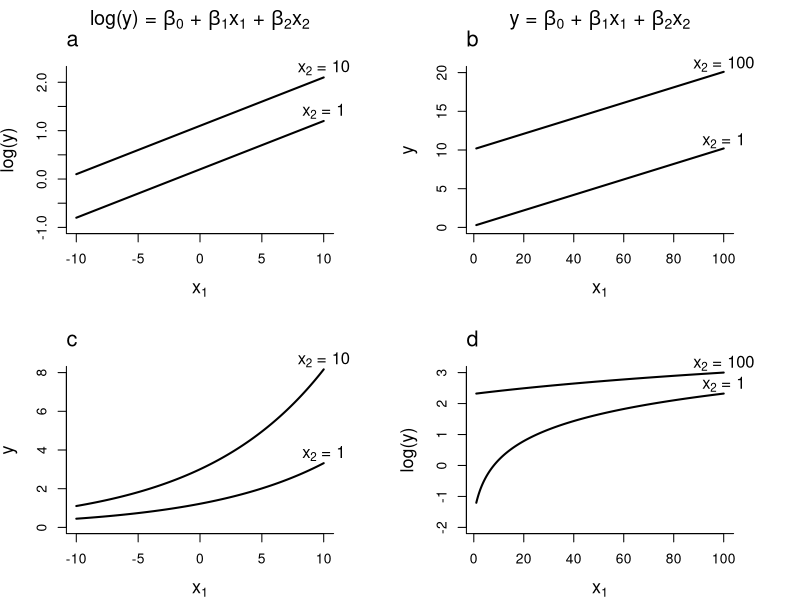
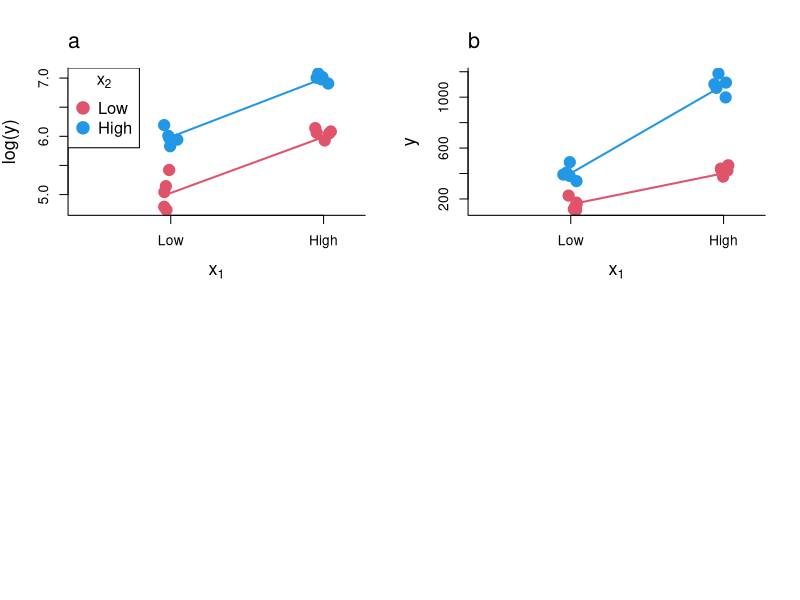

Here is the R script that generated these plots, in order:

# Figure 1

  pdf("data/Figure 1.pdf", width = 9, height = 7)

  par(mfcol = c(2, 2), mar = c(4, 4, 4, 4))

# plot where there is no interaction on the log scale
  
  b0 <- 0.1
  b1 <- 0.1
  b2 <- 0.1
  
  x1 <- seq(-10, 10, 0.1)
  
  x2 <- 1
  ly1 <- b0 + b1*x1 + b2*x2

  x2 <- 10
  ly2 <- b0 + b1*x1 + b2*x2
  
  y1 <- exp(ly1)
  y2 <- exp(ly2)
  
  plot(ly2 ~ x1, type = "l", bty = "l", lwd = 2, ylim = c(-1, 2.2),
       xlab = expression(x[1]), ylab = "log(y)", cex.lab = 1.3)
  lines(ly1 ~ x1, lwd = 2)
  
  mtext("a", line = 1, adj = 0, cex = 1.3)
  mtext(expression(paste("log(y) = ",beta[0]," + ",beta[1],x[1]," + ",beta[2],x[2])), line = 2, cex = 1.2)
  
  text(10, max(ly1 + 0.2), expression(paste(x[2], " = 1")), xpd = NA, cex = 1.2)
  text(10, max(ly2 + 0.2), expression(paste(x[2], " = 10")), xpd = NA, cex = 1.2)  
  
  
  plot(y2 ~ x1, type = "l", bty = "l", lwd = 2, ylim = c(0, 8),
       xlab = expression(x[1]), ylab = "y", cex.lab = 1.3)
    lines(y1 ~ x1, lwd = 2)

  mtext("c", line = 1, adj = 0, cex = 1.3)

  text(10, max(y1 + 0.5), expression(paste(x[2], " = 1")), xpd = NA, cex = 1.2)
  text(10, max(y2 + 0.5), expression(paste(x[2], " = 10")), xpd = NA, cex = 1.2)
    
# plot where there is no interaction on the untransformed scale  
  
  b0 <- 0.1
  b1 <- 0.1
  b2 <- 0.1
  
  x1 <- seq(1, 100, 0.1)
  
  x2 <- 1
  ly1 <- (log(b0 + b1*x1 + b2*x2))
  y1 <- exp(ly1)

  x2 <- 100
  ly2 <- (log(b0 + b1*x1 + b2*x2))
  y2 <- exp(ly2)
  
  plot(y2 ~ x1, type = "l", bty = "l", lwd = 2, ylim = c(0, 20),
       xlab = expression(x[1]), ylab = "y", cex.lab = 1.3)
  lines(y1 ~ x1, lwd = 2)
  
  mtext("b", line = 1, adj = 0, cex = 1.3)
  mtext(expression(paste("y = ",beta[0]," + ",beta[1],x[1]," + ",beta[2],x[2])), line = 2, cex = 1.2)
  
  text(100, max(y1 + 1), expression(paste(x[2], " = 1")), xpd = NA, cex = 1.2)
  text(100, max(y2 + 1), expression(paste(x[2], " = 100")), xpd = NA, cex = 1.2)

  plot(ly2 ~ x1, type = "l", bty = "l", lwd = 2, ylim = c(-2, 3),
       xlab = expression(x[1]), ylab = "log(y)", cex.lab = 1.3)
    lines(ly1 ~ x1, lwd = 2)
      
  mtext("d", line = 1, adj = 0, cex = 1.3)

  text(100, max(ly1 + 0.3), expression(paste(x[2], " = 1")), xpd = NA, cex = 1.2)
  text(100, max(ly2 + 0.3), expression(paste(x[2], " = 100")), xpd = NA, cex = 1.2)
  
  dev.off()
  
  
########################################################################
# Figure 2
  pdf("data/Figure 2.pdf", width = 9, height = 7)
  
  set.seed(123)
  nsim <- 10
  b0 <- 3
  b1 <- 0.1
  b2 <- 0.1
  
  x1 <- rep(c(10, 20), each = nsim)
  x2 <- rep(c(10, 20), nsim)

  table(paste(x1, x2))
    
  y <- rnorm(length(x1), exp(b0 + b1*x1 + b2*x2), 50)
  ly <- log(y)
  
  par(mfrow = c(2, 2))

# plot with x1 on x axis
  
  plot(ly ~ jitter(x1, 0.3), pch = 19, col = x2, cex = 1.8, xlim = c(4, 22),
       xaxt = "n", xlab = expression(x[1]), bty = "l", ylab = "log(y)", cex.lab = 1.3)
  axis(1, at = c(10, 20), labels = c("Low", "High"), cex = 1.3)
  lines(c(10, 20), c(mean(ly[x1 == 10 & x2 == 10]), mean(ly[x1 == 10 & x2 == 20])), col = x2[1], lwd = 2)
  lines(c(10, 20), c(mean(ly[x1 == 10 & x2 == 20]), mean(ly[x1 == 20 & x2 == 20])), col = x2[2], lwd = 2)
  mtext("a", line = 1, adj = 0, cex = 1.3)
  legend("topleft", 
         legend = c("Low", "High"), 
         col = c(x2[1], x2[2]), 
         pch = 19, 
         pt.cex = 2, 
         cex = 1.2, 
         text.col = "black",
         title = expression(x[2]))    

  plot(y ~ jitter(x1, 0.3), pch = 19, col = x2, cex = 1.8, xlim = c(4, 22),
       xaxt = "n", xlab = expression(x[1]), bty = "l", ylab = "y", cex.lab = 1.3)
  axis(1, at = c(10, 20), labels = c("Low", "High"), cex = 1.3)
  lines(c(10, 20), c(mean(y[x1 == 10 & x2 == 10]), mean(y[x1 == 10 & x2 == 20])), col = x2[1], lwd = 2)
  lines(c(10, 20), c(mean(y[x1 == 10 & x2 == 20]), mean(y[x1 == 20 & x2 == 20])), col = x2[2], lwd = 2)
  mtext("b", line = 1, adj = 0, cex = 1.3)
  
  dev.off()

# analyse as factor variables
  fx1 <- factor(x1)
  fx2 <- factor(x2)
  
  summary(lm(log(y) ~ fx1*fx2))
  summary(lm(y ~ fx1*fx2))
  summary(lm(y ~ fx1 + fx2))
  
  
